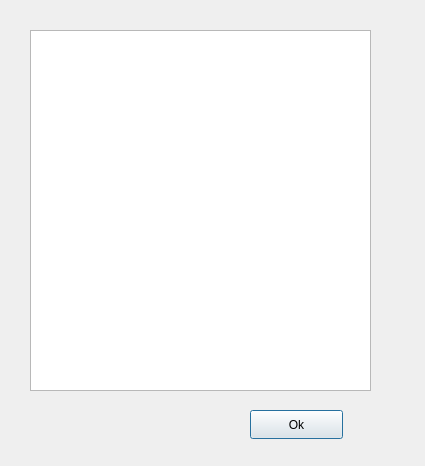
<?xml version="1.0" encoding="UTF-8"?>
<ui version="4.0">
 <class>Arquivo</class>
 <widget class="QDialog" name="Arquivo">
  <property name="geometry">
   <rect>
    <x>0</x>
    <y>0</y>
    <width>425</width>
    <height>466</height>
   </rect>
  </property>
  <property name="windowTitle">
   <string>Dialog</string>
  </property>
  <widget class="QPlainTextEdit" name="pteArq">
   <property name="geometry">
    <rect>
     <x>30</x>
     <y>30</y>
     <width>341</width>
     <height>361</height>
    </rect>
   </property>
  </widget>
  <widget class="QPushButton" name="pbOk">
   <property name="geometry">
    <rect>
     <x>250</x>
     <y>410</y>
     <width>93</width>
     <height>29</height>
    </rect>
   </property>
   <property name="text">
    <string>Ok</string>
   </property>
  </widget>
 </widget>
 <resources/>
 <connections/>
</ui>
